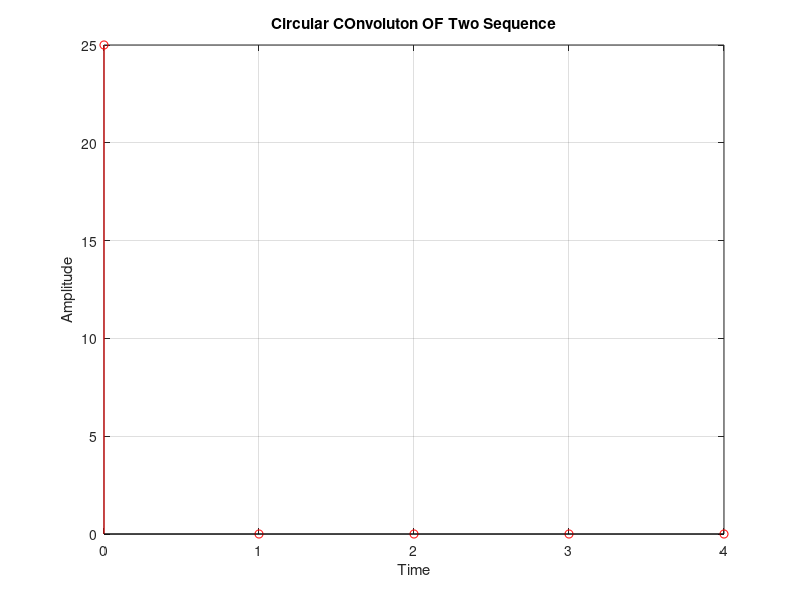

Recreate this plot in MATLAB.
clc;
clear all;
close all;
N=input('Enter the value of N: ');
x=input('Entre the input sequence X(n): ');
h=input('Enter the input sequence h(n): ');

X=fft(x,N);
disp(X);

H=fft(h,N);
disp(H);
y=X.*H;
disp(y);

y=ifft(y,N);
disp(y);
t=0:N-1;
stem(t,y,'-r');
xlabel('Time');
ylabel('Amplitude');
title('Circular COnvoluton OF Two Sequence');
grid on;


